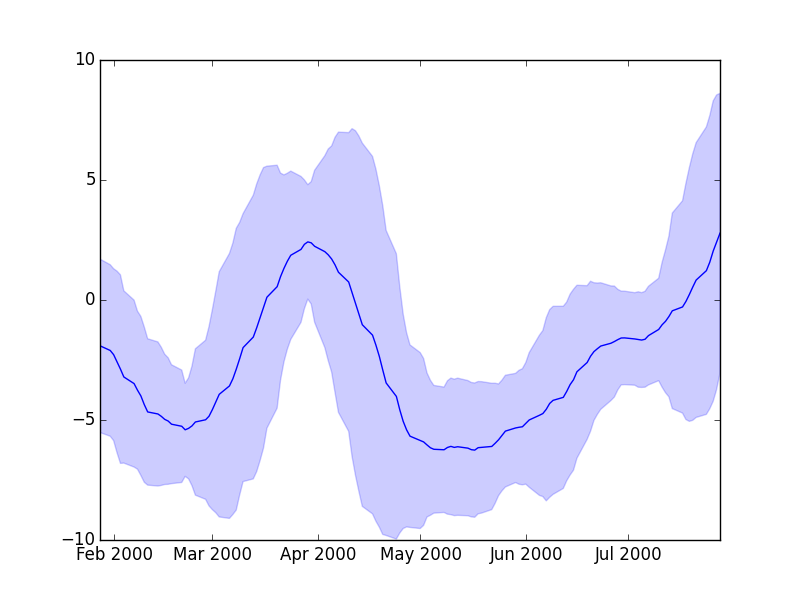

This chart was generated by the following Python code:
import pandas as pd
import numpy as np
import matplotlib.pyplot as plt

price = pd.Series(np.random.randn(150).cumsum(), index=pd.date_range('2000-1-1', periods=150, freq='B'))
ma = pd.rolling_mean(price, 20)
mstd = pd.rolling_std(price, 20)
plt.figure()
plt.plot(ma.index, ma, 'b')
plt.fill_between(mstd.index, ma-2*mstd, ma+2*mstd, color='b', alpha=0.2)
plt.savefig('line_w_error')